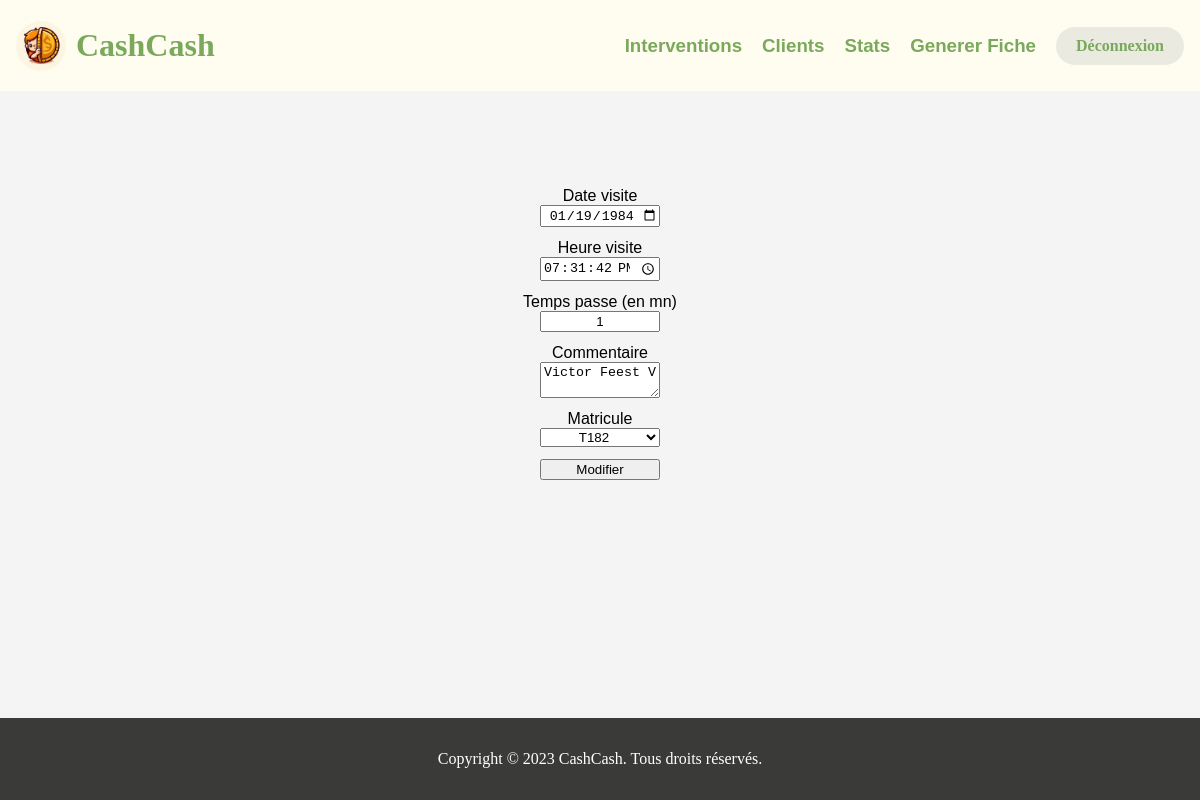
/?action=editerInterventions&&id=4 (signed in), run on the app's committed database.
### tables this page shows
CREATE TABLE `controlers` (
  `numero_intervention` bigint(20) UNSIGNED NOT NULL,
  `numero_de_serie` varchar(191) NOT NULL,
  `temps_passe` int(11) NOT NULL,
  `commentaire` varchar(191) NOT NULL
);

CREATE TABLE `interventions` (
  `numero_intervention` bigint(20) UNSIGNED NOT NULL,
  `date_visite` date NOT NULL,
  `heure_visite` time NOT NULL,
  `numero_client` varchar(191) NOT NULL,
  `matricule` varchar(191) NOT NULL
);

### index.php (called while the page is built, shortened)
<?php
    include "getRacine.php";
    if (isset($_GET["action"])) {
        $action = $_GET["action"];
    } else {
        $action = "defaut";
    }
    $fichier = controleurPrincipal($action);
    include "$racine/controleur/$fichier";
?>

### modele/bd.intervention.php (called while the page is built, shortened)
<?php
function getInterventionById($id){
    $base = connexionPDO();
    $statement = $base->prepare("SELECT interventions.*, controlers.commentaire, controlers.temps_passe
    FROM interventions
    LEFT JOIN controlers ON controlers.numero_intervention = interventions.numero_intervention
    WHERE interventions.numero_intervention = :Ninter");
    $statement->bindParam(':Ninter', $id);
    $statement->execute();
    $resultat = $statement->fetch(PDO::FETCH_ASSOC);
    return $resultat;
}
function getMatricules(){
    $base = connexionPDO();
    $queryMatricules = "SELECT matricule FROM techniciens";
    $statement = $base->prepare($queryMatricules);
    $statement->execute();
    $matricules = $statement->fetchAll(PDO::FETCH_COLUMN);
    return $matricules;
}
?>

### vue/vueEditer.php (the view, shortened to what this page needs)
<form style="text-align: center; display: grid; margin-top: 8%;" action="?action=updateInterventions" method="POST">
    <label for="date_visite">Date visite</label>
    <td><input class="editer1" style="text-align: center; margin-bottom: 1%; margin-left: 45%; margin-right: 45%;" type="date" name="date_visite" value="<?php echo $resultat['date_visite']; ?>"></td>
    <label for="date_visite">Heure visite</label>
    <td><input class="editer2" style="text-align: center; margin-bottom: 1%; margin-left: 45%; margin-right: 45%;" type="time" name="heure_visite" value="<?php echo $resultat['heure_visite']; ?>" step="1"></td>
    <?php if(isset($resultat['temps_passe'])): ?>
        <label for="date_visite">Temps passe (en mn)</label>
        <td><input class="editer3" style="text-align: center; margin-bottom: 1%; margin-left: 45%; margin-right: 45%;" type="text" name="temps_passe" value="<?php echo $resultat['temps_passe']; ?>"></td>
        <label for="date_visite">Commentaire</label>
        <td><textarea class="editer4" style="text-align: center; margin-bottom: 1%; margin-left: 45%; margin-right: 45%;" name="commentaire"><?php echo htmlspecialchars($resultat['commentaire']); ?></textarea></td>
    <?php endif; ?>
    <td>
        <label for="date_visite">Matricule</label>
        <select class="editer5" style="text-align: center; margin-bottom: 1%; margin-left: 45%; margin-right: 45%;" name="matricule">
            <?php foreach ($matricules as $matricule): ?>
                <option value="<?php echo $matricule; ?>" <?php if ($matricule == $resultat['matricule']) echo 'selected'; ?>><?php echo $matricule; ?></option>
            <?php endforeach; ?>
        </select>
    </td>
    <td><input class="editer6" style="text-align: center; margin-bottom: 1%; margin-left: 45%; margin-right: 45%;" type="submit" value="Modifier"></td>
</form>

### css/style.css (style rules this page uses)
.editer1 { text-align: center; }

### data on the page
controlers: date_visite "01/19/1984", heure_visite "19:31:42", temps_passe "1", commentaire "Victor Feest V"
interventions: matricule "T182"
